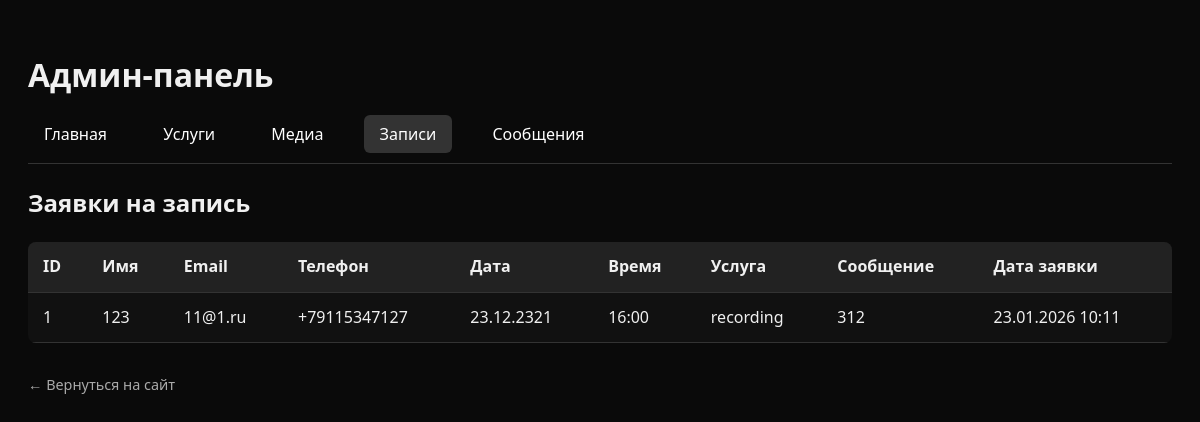
The app's page /admin/bookings with its own data.
### models.py (models this page shows)
class Booking(db.Model):
    id = db.Column(db.Integer, primary_key=True)
    name = db.Column(db.String(100), nullable=False)
    email = db.Column(db.String(120), nullable=False)
    phone = db.Column(db.String(20), nullable=False)
    date = db.Column(db.Date, nullable=False)
    time = db.Column(db.String(10), nullable=False)
    service_type = db.Column(db.String(50), nullable=False)
    message = db.Column(db.Text)
    created_at = db.Column(db.DateTime, default=datetime.utcnow)

### app.py (the view)
@app.route('/admin/bookings')
def admin_bookings():
    bookings = Booking.query.order_by(Booking.created_at.desc()).all()
    return render_template('admin/bookings.html', bookings=bookings)

### templates/admin/bookings.html
{% extends "admin/layout.html" %}
{% block admin_content %}
<h2>Заявки на запись</h2>
<table>
    <tr>
        <th>ID</th><th>Имя</th><th>Email</th><th>Телефон</th><th>Дата</th><th>Время</th><th>Услуга</th><th>Сообщение</th><th>Дата заявки</th>
    </tr>
    {% for b in bookings %}
    <tr>
        <td>{{ b.id }}</td>
        <td>{{ b.name }}</td>
        <td>{{ b.email }}</td>
        <td>{{ b.phone }}</td>
        <td>{{ b.date.strftime('%d.%m.%Y') }}</td>
        <td>{{ b.time }}</td>
        <td>{{ b.service_type }}</td>
        <td>{{ b.message or '-' }}</td>
        <td>{{ b.created_at.strftime('%d.%m.%Y %H:%M') }}</td>
    </tr>
    {% endfor %}
</table>
{% endblock %}

### templates/admin/layout.html (shortened to what this page needs)
<!DOCTYPE html>
<html>
<head>
</head>
<body>
    <h1>Админ-панель</h1>
    <div class="nav">
        <a href="{{ url_for('admin_dashboard') }}" class="{% if request.endpoint == 'admin_dashboard' %}active{% endif %}">Главная</a>
        <a href="{{ url_for('admin_services') }}" class="{% if request.endpoint == 'admin_services' %}active{% endif %}">Услуги</a>
        <a href="{{ url_for('admin_media') }}" class="{% if request.endpoint == 'admin_media' %}active{% endif %}">Медиа</a>
        <a href="{{ url_for('admin_bookings') }}" class="{% if request.endpoint == 'admin_bookings' %}active{% endif %}">Записи</a>
        <a href="{{ url_for('admin_contacts') }}" class="{% if request.endpoint == 'admin_contacts' %}active{% endif %}">Сообщения</a>
    </div>
    {% block admin_content %}{% endblock %}
    <a href="/" class="back-to-site">← Вернуться на сайт</a>
</body>
</html>

### templates/admin/layout.html (style rules this page uses)
body { background: #0a0a0a; color: #f0f0f0; font-family: 'Segoe UI', Tahoma, Geneva, Verdana, sans-serif; padding: 20px; line-height: 1.6; }
.nav { margin-bottom: 20px; padding-bottom: 15px; border-bottom: 1px solid #333; }
.nav a { color: #fff; text-decoration: none; margin-right: 20px; padding: 8px 16px; border-radius: 6px; transition: background 0.3s; }
.nav a:hover, .nav a.active { background: #333; }
table { width: 100%; border-collapse: collapse; margin-top: 20px; background: #111; border-radius: 8px; overflow: hidden; }
th, td { padding: 12px 15px; text-align: left; border-bottom: 1px solid #333; }
th { background: #222; font-weight: 600; }
.back-to-site { margin-top: 30px; display: inline-block; color: #aaa; text-decoration: none; font-size: 0.9rem; }

### records on screen
Booking: id "1", name "123", email "11@1.ru", phone "+79115347127", date "23.12.2321", time "16:00", service_type "recording", message "312", created_at "23.01.2026 10:11"
